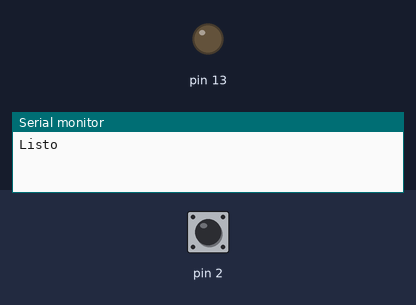
A sketch run on a simulated Arduino Uno, built with avr-gcc and run on an emulated ATmega328P. Shown: output pins drawn as LEDs (lit = HIGH), the last lines printed to the serial monitor. The test bench sets the inputs (shaded band); at power-on: pin 2 HIGH.

Above: at 1.2 s.
1.3 s: pin 2 pulled LOW for 0.15 s
At 1.37 s:
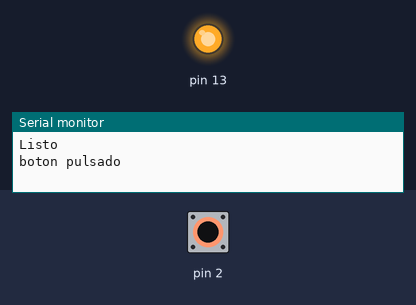
2.9 s: pin 2 pulled LOW for 3.2 s
At 7.0 s:
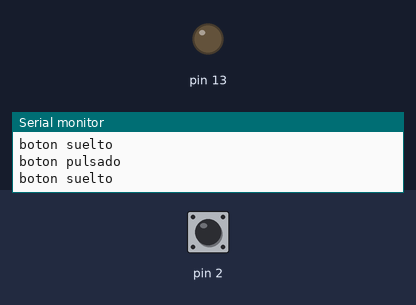
Timing chart, 0 to 8.5 s (numbered marks = the images above; inputs shaded):
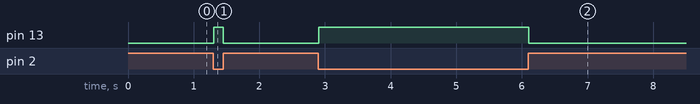

Measured:
- after the input at 1.3 s, pin 13: LOW → HIGH at once, → LOW 0.15 s later
- after the input at 2.9 s, pin 13: LOW → HIGH at once, → LOW 3.2 s later

The sketch:

boton-solucion-bool.ino
```cpp
// Otra solución: variable bool, saludo al arrancar y texto en minúsculas con más palabras.
bool estabaPulsado = false;

void setup() {
  pinMode(2, INPUT_PULLUP);
  pinMode(13, OUTPUT);
  Serial.begin(9600);
  Serial.println("Listo");
}

void loop() {
  bool pulsado = !digitalRead(2);
  if (pulsado != estabaPulsado) {
    estabaPulsado = pulsado;
    digitalWrite(13, pulsado);
    if (pulsado) Serial.println("boton pulsado");
    else Serial.println("boton suelto");
  }
  delay(5);
}
```
